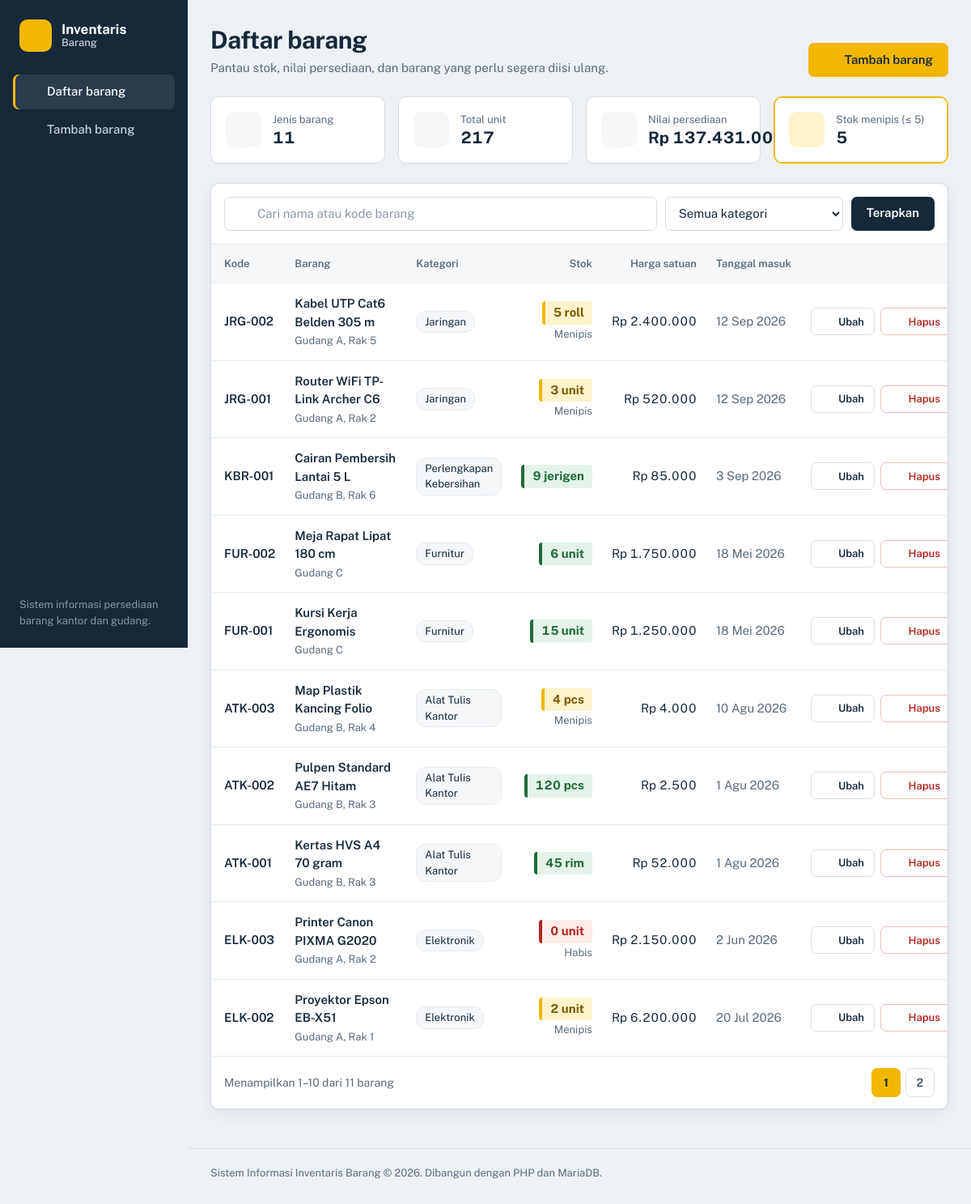
The page / on the database its author committed.
### tables this page shows
CREATE TABLE barang (
    id_barang     INT UNSIGNED  NOT NULL AUTO_INCREMENT,
    kode_barang   VARCHAR(20)   NOT NULL,
    nama_barang   VARCHAR(100)  NOT NULL,
    id_kategori   INT UNSIGNED  NOT NULL,
    jumlah        INT UNSIGNED  NOT NULL DEFAULT 0,
    satuan        VARCHAR(20)   NOT NULL,
    harga         DECIMAL(12,2) NOT NULL DEFAULT 0,
    lokasi        VARCHAR(50)   NULL,
    tanggal_masuk DATE          NOT NULL,
    created_at    TIMESTAMP     NOT NULL DEFAULT CURRENT_TIMESTAMP,
    updated_at    TIMESTAMP     NOT NULL DEFAULT CURRENT_TIMESTAMP ON UPDATE CURRENT_TIMESTAMP,
    PRIMARY KEY (id_barang),
    UNIQUE KEY uk_kode_barang (kode_barang),
    KEY idx_nama_barang (nama_barang),
    CONSTRAINT fk_barang_kategori FOREIGN KEY (id_kategori)
        REFERENCES kategori (id_kategori)
        ON UPDATE CASCADE
        ON DELETE RESTRICT
);

CREATE TABLE kategori (
    id_kategori   INT UNSIGNED NOT NULL AUTO_INCREMENT,
    nama_kategori VARCHAR(50)  NOT NULL,
    PRIMARY KEY (id_kategori),
    UNIQUE KEY uk_nama_kategori (nama_kategori)
);

### config/database.php (called while the page is built, shortened)
<?php
function db(): PDO
{
    static $pdo = null;
    if ($pdo === null) {
        $dsn = 'mysql:host=' . DB_HOST . ';dbname=' . DB_NAME . ';charset=utf8mb4';
        try {
            $pdo = new PDO($dsn, DB_USER, DB_PASS, [
                PDO::ATTR_ERRMODE            => PDO::ERRMODE_EXCEPTION,
                PDO::ATTR_DEFAULT_FETCH_MODE => PDO::FETCH_ASSOC,
                PDO::ATTR_EMULATE_PREPARES   => false,
            ]);
        } catch (PDOException $e) {
            http_response_code(500);
            exit('Koneksi database gagal. Periksa pengaturan di config/database.php.');
        }
    }
    return $pdo;
}

### index.php (the view, shortened to what this page needs)
<?php
require_once __DIR__ . '/includes/functions.php';
$cari       = trim((string) ($_GET['cari'] ?? ''));
$filterKat  = (int) ($_GET['kategori'] ?? 0);
$halaman    = max(1, (int) ($_GET['halaman'] ?? 1));
$perHalaman = 10;
$where  = [];
$params = [];
$whereSql = $where ? 'WHERE ' . implode(' AND ', $where) : '';
$stmt = db()->prepare("SELECT COUNT(*) FROM barang b $whereSql");
$stmt->execute($params);
$totalData    = (int) $stmt->fetchColumn();
$totalHalaman = max(1, (int) ceil($totalData / $perHalaman));
$halaman      = min($halaman, $totalHalaman);
$offset       = ($halaman - 1) * $perHalaman;
$sql = "SELECT b.*, k.nama_kategori
        FROM barang b
        JOIN kategori k ON k.id_kategori = b.id_kategori
        $whereSql
        ORDER BY b.updated_at DESC, b.id_barang DESC
        LIMIT :limit OFFSET :offset";
$stmt = db()->prepare($sql);
$stmt->bindValue(':limit', $perHalaman, PDO::PARAM_INT);
$stmt->bindValue(':offset', $offset, PDO::PARAM_INT);
$stmt->execute();
$daftarBarang = $stmt->fetchAll();
$stmt = db()->prepare(
    'SELECT COUNT(*) AS jenis,
            COALESCE(SUM(jumlah), 0) AS unit,
            COALESCE(SUM(jumlah * harga), 0) AS nilai,
            COALESCE(SUM(jumlah <= :minimum), 0) AS menipis
     FROM barang'
);
$stmt->execute([':minimum' => STOK_MINIMUM]);
$ringkasan = $stmt->fetch();
$adaFilter    = $cari !== '' || $filterKat > 0;
function url_halaman(int $no, string $cari, int $kategori): string
{
    return 'index.php?' . http_build_query([
        'cari'     => $cari !== '' ? $cari : null,
        'kategori' => $kategori > 0 ? $kategori : null,
        'halaman'  => $no,
    ]);
}
require __DIR__ . '/includes/header.php';
?>
<header class="page-head">
    <div>
        <h1>Daftar barang</h1>
        <p class="lead">Pantau stok, nilai persediaan, dan barang yang perlu segera diisi ulang.</p>
    </div>
    <a href="tambah.php" class="btn btn-primary"><?= icon('plus') ?>Tambah barang</a>
</header>
<section class="stats" aria-label="Ringkasan persediaan">
    <div class="stat">
        <span class="stat-icon"><?= icon('layers') ?></span>
        <div>
            <p class="stat-label">Jenis barang</p>
            <p class="stat-value"><?= number_format((int) $ringkasan['jenis'], 0, ',', '.') ?></p>
        </div>
    </div>
    <div class="stat">
        <span class="stat-icon"><?= icon('box') ?></span>
        <div>
            <p class="stat-label">Total unit</p>
            <p class="stat-value"><?= number_format((int) $ringkasan['unit'], 0, ',', '.') ?></p>
        </div>
    </div>
    <div class="stat">
        <span class="stat-icon"><?= icon('coins') ?></span>
        <div>
            <p class="stat-label">Nilai persediaan</p>
            <p class="stat-value"><?= rupiah($ringkasan['nilai']) ?></p>
        </div>
    </div>
    <div class="stat <?= $ringkasan['menipis'] > 0 ? 'stat-warn' : '' ?>">
        <span class="stat-icon"><?= icon('alert') ?></span>
        <div>
            <p class="stat-label">Stok menipis (≤ <?= STOK_MINIMUM ?>)</p>
            <p class="stat-value"><?= (int) $ringkasan['menipis'] ?></p>
        </div>
    </div>
</section>
<section class="panel">
    <form method="get" action="index.php" class="toolbar" role="search">
        <div class="search-field">
            <input type="search" id="cari" name="cari" value="<?= e($cari) ?>" placeholder="Cari nama atau kode barang">
        </div>
        <select id="kategori" name="kategori">
            <option value="0">Semua kategori</option>
        </select>
        <button type="submit" class="btn btn-dark">Terapkan</button>
    </form>
    <?php if (!$daftarBarang): ?>
        <div class="empty">
            <span class="empty-icon"><?= icon($adaFilter ? 'search' : 'box') ?></span>
            <?php if ($adaFilter): ?>
                <p class="empty-title">Tidak ada barang yang cocok</p>
                <p>Coba kata kunci lain atau tampilkan semua kategori.</p>
                <a href="index.php" class="btn btn-ghost">Hapus filter</a>
            <?php else: ?>
                <p class="empty-title">Gudang masih kosong</p>
                <p>Catat barang pertama untuk mulai mengelola stok.</p>
                <a href="tambah.php" class="btn btn-primary"><?= icon('plus') ?>Tambah barang</a>
            <?php endif; ?>
        </div>
    <?php else: ?>
        <div class="table-wrap">
            <table class="table">
                <thead>
                <tr>
                    <th scope="col">Kode</th>
                    <th scope="col">Barang</th>
                    <th scope="col">Kategori</th>
                    <th scope="col" class="num">Stok</th>
                    <th scope="col" class="num">Harga satuan</th>
                    <th scope="col">Tanggal masuk</th>
                    <th scope="col"><span class="sr-only">Aksi</span></th>
                </tr>
                </thead>
                <tbody>
                <?php foreach ($daftarBarang as $b):
                    $jumlah = (int) $b['jumlah'];
                    $status = $jumlah === 0 ? 'habis' : ($jumlah <= STOK_MINIMUM ? 'menipis' : 'aman');
                ?>
                    <tr>
                        <td class="kode"><?= e($b['kode_barang']) ?></td>
                        <td class="barang">
                            <span class="nama"><?= e($b['nama_barang']) ?></span>
                            <?php if ($b['lokasi']): ?><span class="sub"><?= e($b['lokasi']) ?></span><?php endif; ?>
                        </td>
                        <td><span class="kategori"><?= e($b['nama_kategori']) ?></span></td>
                        <td class="num">
                            <span class="stok stok-<?= $status ?>"><?= number_format($jumlah, 0, ',', '.') ?> <?= e($b['satuan']) ?></span>
                            <?php if ($status !== 'aman'): ?>
                                <span class="sub"><?= $status === 'habis' ? 'Habis' : 'Menipis' ?></span>
                            <?php endif; ?>
                        </td>
                        <td class="num"><?= rupiah($b['harga']) ?></td>
                        <td class="tanggal"><?= e(tanggal_indo($b['tanggal_masuk'])) ?></td>
                        <td class="aksi">
                            <a href="edit.php?id=<?= (int) $b['id_barang'] ?>" class="btn btn-small btn-ghost"><?= icon('edit') ?>Ubah</a>
                            <form method="post" action="hapus.php" class="form-hapus" data-nama="<?= e($b['nama_barang']) ?>">
                                <button type="submit" class="btn btn-small btn-danger"><?= icon('trash') ?>Hapus</button>
                            </form>
                        </td>
                    </tr>
                <?php endforeach; ?>
                </tbody>
            </table>
        </div>
        <nav class="pagination" aria-label="Halaman">
            <span>Menampilkan <?= $offset + 1 ?>–<?= $offset + count($daftarBarang) ?> dari <?= $totalData ?> barang</span>
            <?php if ($totalHalaman > 1): ?>
                <div class="pages">
                    <?php for ($i = 1; $i <= $totalHalaman; $i++): ?>
                        <a href="<?= e(url_halaman($i, $cari, $filterKat)) ?>"
                           class="page-link <?= $i === $halaman ? 'active' : '' ?>"
                           <?= $i === $halaman ? 'aria-current="page"' : '' ?>><?= $i ?></a>
                    <?php endfor; ?>
                </div>
            <?php endif; ?>
        </nav>
    <?php endif; ?>
</section>
<?php require __DIR__ . '/includes/footer.php'; ?>

### includes/header.php (shortened to what this page needs)
<?php
$halamanAktif = basename($_SERVER['SCRIPT_NAME']);
$menuDaftar   = in_array($halamanAktif, ['index.php', 'edit.php'], true);
?>
<!DOCTYPE html>
<html lang="id">
<head>
    <link rel="stylesheet" href="assets/css/style.css?v=5">
</head>
<body>
<div class="app">
    <aside class="sidebar">
        <a href="index.php" class="brand">
            <span class="brand-mark" aria-hidden="true"><?= icon('box') ?></span>
            <span class="brand-text">Inventaris<small>Barang</small></span>
        </a>
        <nav class="sidenav" aria-label="Menu utama">
            <a href="index.php" class="<?= $menuDaftar ? 'active' : '' ?>" <?= $menuDaftar ? 'aria-current="page"' : '' ?>>
                <?= icon('list') ?><span>Daftar barang</span>
            </a>
            <a href="tambah.php" class="<?= $halamanAktif === 'tambah.php' ? 'active' : '' ?>" <?= $halamanAktif === 'tambah.php' ? 'aria-current="page"' : '' ?>>
                <?= icon('plus') ?><span>Tambah barang</span>
            </a>
        </nav>
        <p class="sidebar-foot">Sistem informasi persediaan barang kantor dan gudang.</p>
    </aside>
    <div class="main">
        <main class="content">

### includes/functions.php (shortened to what this page needs)
<?php
require_once __DIR__ . '/../config/database.php';
function e($value): string
{
    return htmlspecialchars((string) $value, ENT_QUOTES, 'UTF-8');
}
function rupiah($angka): string
{
    return 'Rp ' . number_format((float) $angka, 0, ',', '.');
}
function tanggal_indo(string $tanggal): string
{
    $bulan = [1 => 'Jan', 'Feb', 'Mar', 'Apr', 'Mei', 'Jun', 'Jul', 'Agu', 'Sep', 'Okt', 'Nov', 'Des'];
    $t = strtotime($tanggal);
    return date('j', $t) . ' ' . $bulan[(int) date('n', $t)] . ' ' . date('Y', $t);
}
function icon(string $nama): string
{
    $paths = [
        'box'    => '<path d="M21 8l-9-5-9 5 9 5 9-5z"/><path d="M3 8v8l9 5 9-5V8"/><path d="M12 13v8"/>',
        'list'   => '<path d="M9 6h12M9 12h12M9 18h12"/><path d="M4 6h.01M4 12h.01M4 18h.01"/>',
        'plus'   => '<path d="M12 5v14M5 12h14"/>',
        'search' => '<circle cx="11" cy="11" r="7"/><path d="M21 21l-4.3-4.3"/>',
        'edit'   => '<path d="M12 20h9"/><path d="M16.5 3.5a2.1 2.1 0 013 3L7 19l-4 1 1-4 12.5-12.5z"/>',
        'trash'  => '<path d="M3 6h18"/><path d="M8 6V4h8v2"/><path d="M19 6l-1 14H6L5 6"/><path d="M10 11v6M14 11v6"/>',
        'layers' => '<path d="M12 2l10 5-10 5L2 7l10-5z"/><path d="M2 17l10 5 10-5"/><path d="M2 12l10 5 10-5"/>',
        'coins'  => '<circle cx="12" cy="12" r="9"/><path d="M14.5 9.5c-.5-1-1.5-1.5-2.5-1.5-1.4 0-2.5.8-2.5 2s1.1 1.6 2.5 2 2.5.8 2.5 2-1.1 2-2.5 2c-1 0-2-.5-2.5-1.5M12 6.5V8M12 16v1.5"/>',
        'alert'  => '<path d="M12 3l10 18H2L12 3z"/><path d="M12 10v5M12 18h.01"/>',
        'x'      => '<path d="M18 6L6 18M6 6l12 12"/>',
        'check'  => '<path d="M5 13l4 4L19 7"/>',
    ];
    return '<svg class="icon" viewBox="0 0 24 24" width="18" height="18" fill="none" stroke="currentColor" '
        . 'stroke-width="2" stroke-linecap="round" stroke-linejoin="round" aria-hidden="true" focusable="false">'
        . ($paths[$nama] ?? '') . '</svg>';
}

### includes/footer.php (shortened to what this page needs)
        </main>
        <footer class="site-footer">
            Sistem Informasi Inventaris Barang &copy; <?= date('Y') ?>. Dibangun dengan PHP dan MariaDB.
        </footer>
    </div>
</div>
</body>
</html>

### rows shown on the page
barang: kode_barang "JRG-002", nama_barang "Kabel UTP Cat6 Belden 305 m", lokasi "Gudang A, Rak 5", id_kategori.nama_kategori "Jaringan", jumlah "5", satuan "roll", shows "Menipis", harga "Rp 2.400.000", tanggal_masuk "12 Sep 2026"
barang: kode_barang "JRG-001", nama_barang "Router WiFi TP-Link Archer C6", lokasi "Gudang A, Rak 2", id_kategori.nama_kategori "Jaringan", jumlah "3", satuan "unit", shows "Menipis", harga "Rp 520.000", tanggal_masuk "12 Sep 2026"
barang: kode_barang "KBR-001", nama_barang "Cairan Pembersih Lantai 5 L", lokasi "Gudang B, Rak 6", id_kategori.nama_kategori "Perlengkapan Kebersihan", jumlah "9", satuan "jerigen", harga "Rp 85.000", tanggal_masuk "3 Sep 2026"
barang: kode_barang "FUR-002", nama_barang "Meja Rapat Lipat 180 cm", lokasi "Gudang C", id_kategori.nama_kategori "Furnitur", jumlah "6", satuan "unit", harga "Rp 1.750.000", tanggal_masuk "18 Mei 2026"
barang: kode_barang "FUR-001", nama_barang "Kursi Kerja Ergonomis", lokasi "Gudang C", id_kategori.nama_kategori "Furnitur", jumlah "15", satuan "unit", harga "Rp 1.250.000", tanggal_masuk "18 Mei 2026"
barang: kode_barang "ATK-003", nama_barang "Map Plastik Kancing Folio", lokasi "Gudang B, Rak 4", id_kategori.nama_kategori "Alat Tulis Kantor", jumlah "4", satuan "pcs", shows "Menipis", harga "Rp 4.000", tanggal_masuk "10 Agu 2026"
barang: kode_barang "ATK-002", nama_barang "Pulpen Standard AE7 Hitam", lokasi "Gudang B, Rak 3", id_kategori.nama_kategori "Alat Tulis Kantor", jumlah "120", satuan "pcs", harga "Rp 2.500", tanggal_masuk "1 Agu 2026"
barang: kode_barang "ATK-001", nama_barang "Kertas HVS A4 70 gram", lokasi "Gudang B, Rak 3", id_kategori.nama_kategori "Alat Tulis Kantor", jumlah "45", satuan "rim", harga "Rp 52.000", tanggal_masuk "1 Agu 2026"
barang: kode_barang "ELK-003", nama_barang "Printer Canon PIXMA G2020", lokasi "Gudang A, Rak 2", id_kategori.nama_kategori "Elektronik", jumlah "0", satuan "unit", shows "Habis", harga "Rp 2.150.000", tanggal_masuk "2 Jun 2026"
barang: kode_barang "ELK-002", nama_barang "Proyektor Epson EB-X51", lokasi "Gudang A, Rak 1", id_kategori.nama_kategori "Elektronik", jumlah "2", satuan "unit", shows "Menipis", harga "Rp 6.200.000", tanggal_masuk "20 Jul 2026"

### other values the page prints
$ringkasan['jenis'] "11"
$ringkasan['unit'] "217"
rupiah($ringkasan['nilai']) "Rp 137.431.000"
STOK_MINIMUM "5"
$ringkasan['menipis'] "5"
$offset + 1 "1"
$offset + count($daftarBarang) "10"
$totalData "11"
